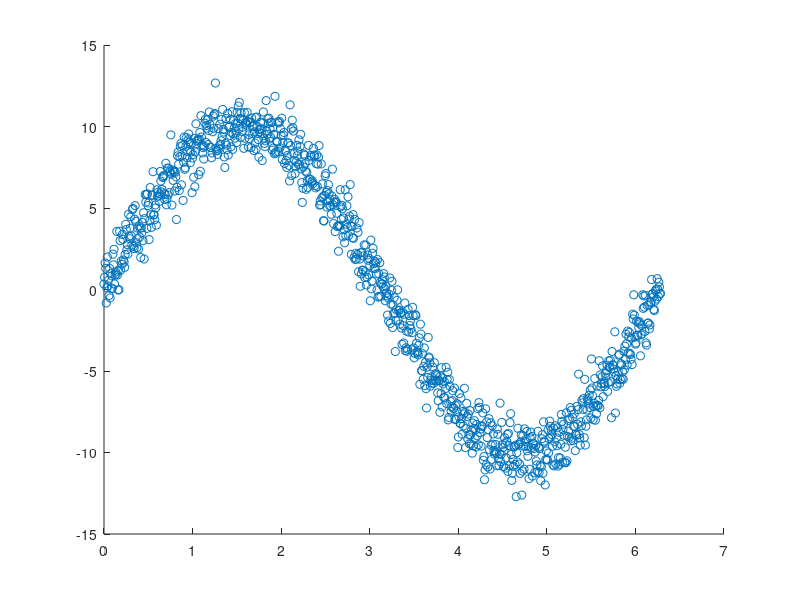

MATLAB code for this plot:
clc;
clear all;
close all;
w=[1,1,2,3,5,8,13,21];
t=[0,0.1,0.2,0.3,0.4,0.5,0.6,0.7];
plot(t,w);

x=linspace(0,2*pi,100);
y=sin(x);
y2=cos(x);
plot(x,y,'--',x,y2,'.');
%openfig('sine_cosine.fig');

n=1:10;
bar(n)
x=linspace(0,2*pi,100);
y=sin(x);
bar(x,y)

%histogram
x=randn(1000,1);
plot(x)
hist(x)
hist(x,50)

%pie
x=1:5
pie(x)

x=linspace(0,2*pi,1000);
y=10*sin(x)+randn(1,1000);
plot(x,y)
scatter(x,y)